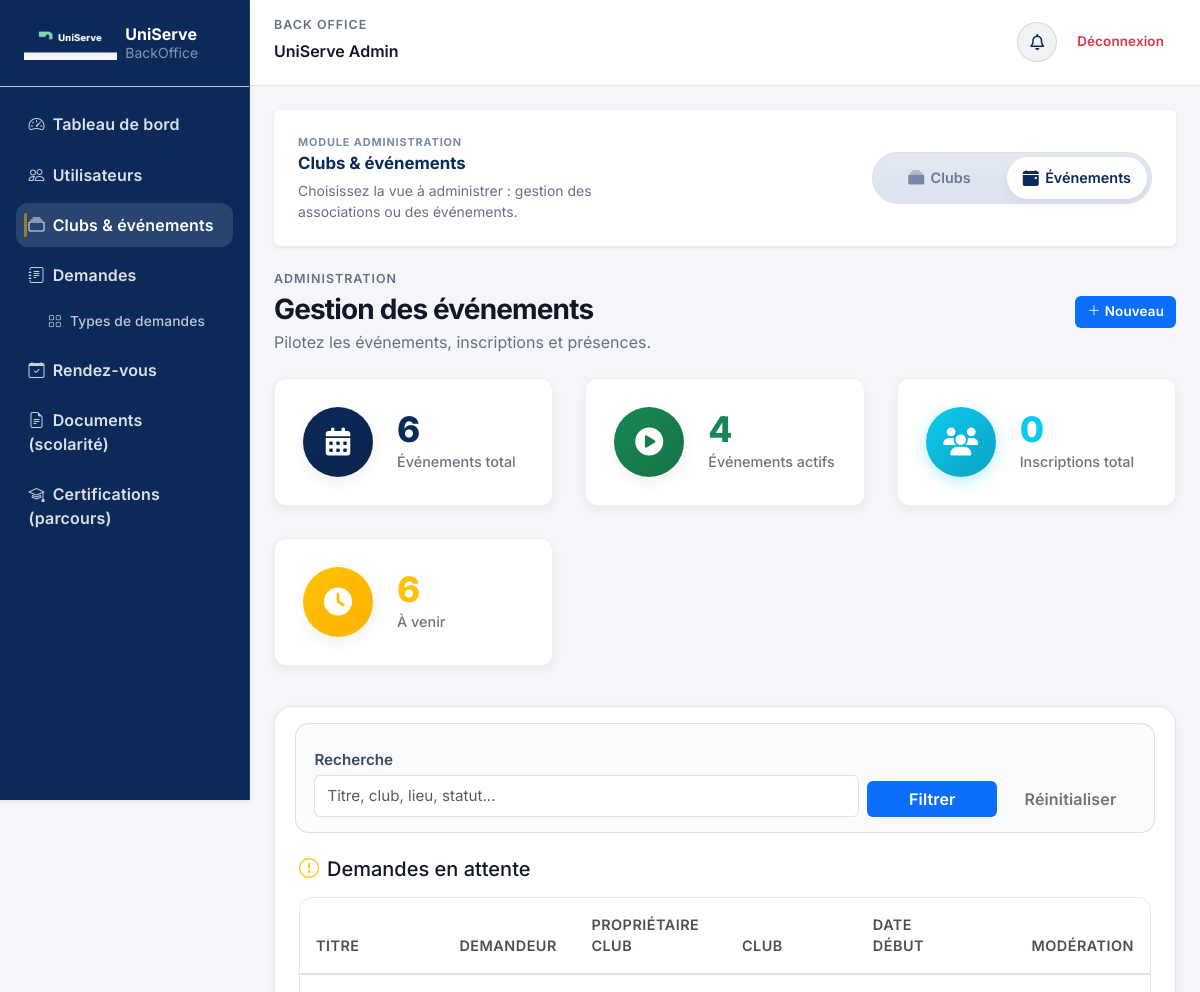
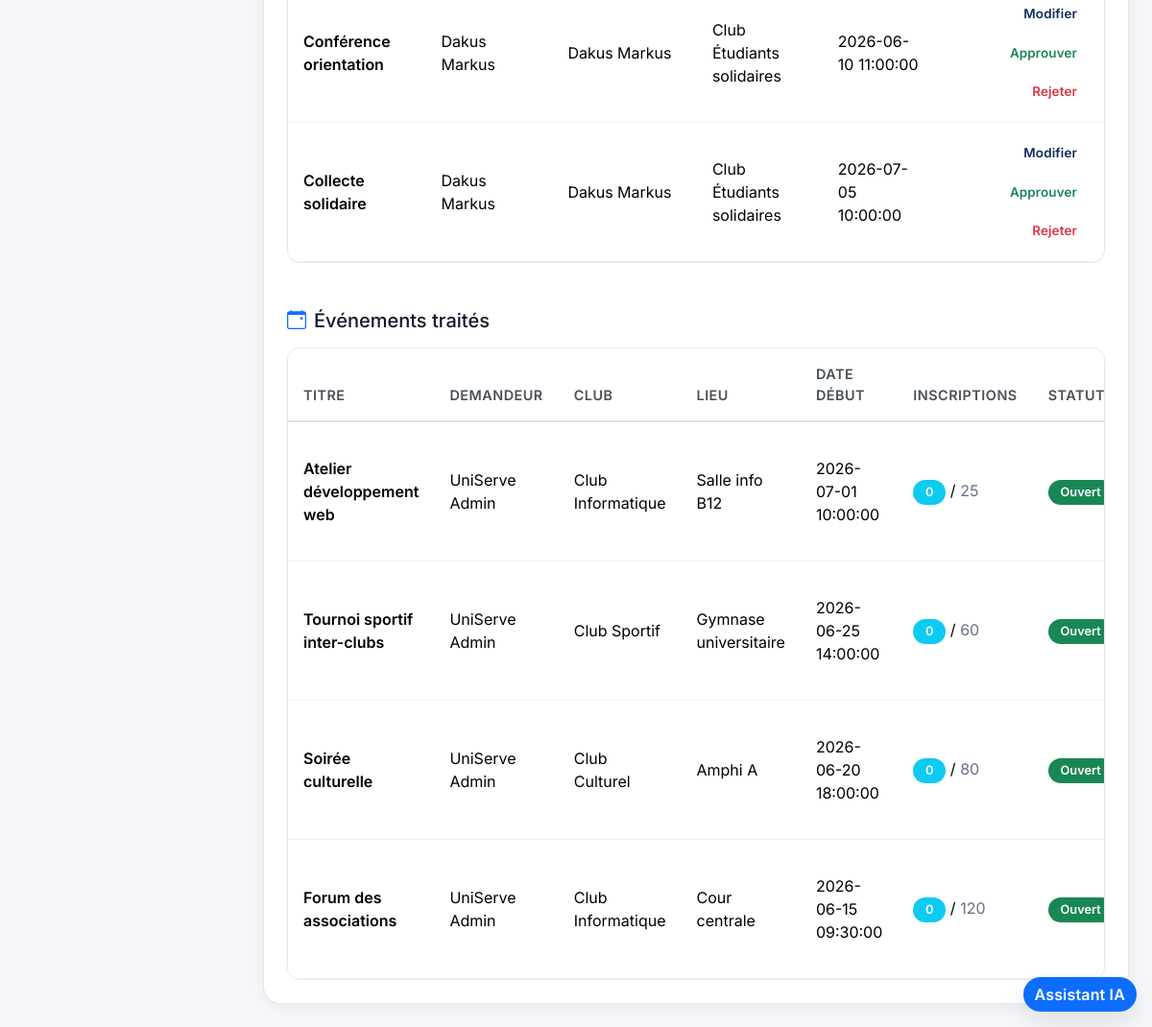
Screenshot of /evenements/manage (signed in) with the database file from the repository (2 pictures, top to bottom).
### tables this page shows
CREATE TABLE `evenements` (
  `id` bigint(20) NOT NULL AUTO_INCREMENT,
  `club_id` bigint(20) DEFAULT NULL,
  `cree_par` bigint(20) NOT NULL,
  `titre` varchar(150) NOT NULL,
  `description` text DEFAULT NULL,
  `lieu` varchar(255) DEFAULT NULL,
  `date_debut` datetime NOT NULL,
  `date_fin` datetime NOT NULL,
  `capacite` int(11) DEFAULT NULL,
  `prix_ticket` decimal(10,2) NOT NULL DEFAULT 0.00 COMMENT 'USD; 0 = free',
  `statut` enum('planifie','ouvert','complet','termine','annule') NOT NULL DEFAULT 'planifie',
  `valide_par` bigint(20) DEFAULT NULL,
  `valide_le` datetime DEFAULT NULL,
  `cree_le` timestamp NOT NULL DEFAULT current_timestamp(),
  PRIMARY KEY (`id`),
  KEY `club_id` (`club_id`),
  KEY `cree_par` (`cree_par`),
  KEY `valide_par` (`valide_par`),
  CONSTRAINT `evenements_ibfk_1` FOREIGN KEY (`club_id`) REFERENCES `clubs` (`id`),
  CONSTRAINT `evenements_ibfk_2` FOREIGN KEY (`cree_par`) REFERENCES `utilisateurs` (`id`),
  CONSTRAINT `evenements_ibfk_3` FOREIGN KEY (`valide_par`) REFERENCES `utilisateurs` (`id`)
);

CREATE TABLE `clubs` (
  `id` bigint(20) NOT NULL AUTO_INCREMENT,
  `cree_par` bigint(20) NOT NULL,
  `nom` varchar(120) NOT NULL,
  `description` text DEFAULT NULL,
  `email_contact` varchar(255) DEFAULT NULL,
  `actif` tinyint(1) NOT NULL DEFAULT 1,
  `statut_validation` enum('en_attente','approuve','rejete') NOT NULL DEFAULT 'en_attente',
  PRIMARY KEY (`id`),
  UNIQUE KEY `nom` (`nom`),
  KEY `cree_par` (`cree_par`),
  CONSTRAINT `clubs_ibfk_cree_par` FOREIGN KEY (`cree_par`) REFERENCES `utilisateurs` (`id`)
);

### View/backoffice/evenements/index.php (the view, shortened to what the rows shown need)
<?php
require_once __DIR__ . '/../../shared/helpers.php';
$events = $events ?? [];
$pendingEvents = $pendingEvents ?? [];
$stats = $stats ?? [];
$statusClass = static function (string $status): string {
    return match ($status) {
        'planifie' => 'secondary',
        'ouvert' => 'success',
        'complet' => 'warning',
        'termine' => 'dark',
        'annule' => 'danger',
        default => 'secondary',
    };
};
?>
<div class="d-flex align-items-center justify-content-between flex-wrap gap-3 us-page-header mb-4">
    <div>
        <h1 class="h3 mb-1"><?= htmlspecialchars((string) ($title ?? 'Gestion des événements'), ENT_QUOTES, 'UTF-8') ?></h1>
    </div>
</div>
<?php if (!empty($stats)): ?>
    <?php
    $statCards = [
        [
            'title' => 'Événements total',
            'value' => $stats['total'] ?? 0,
            'color' => 'primary',
            'icon' => 'fa-solid fa-calendar-days',
        ],
        [
            'title' => 'Événements actifs',
            'value' => $stats['active'] ?? 0,
            'color' => 'success',
            'icon' => 'fa-solid fa-circle-play',
        ],
        [
            'title' => 'Inscriptions total',
            'value' => $stats['total_registrations'] ?? 0,
            'color' => 'info',
            'icon' => 'fa-solid fa-users',
        ],
        [
            'title' => 'À venir',
            'value' => $stats['upcoming'] ?? 0,
            'color' => 'warning',
            'icon' => 'fa-solid fa-clock',
        ],
    ];
    echo renderStatGrid($statCards);
    ?>
<?php endif; ?>
<div class="us-section-card">
    <div class="card-body p-3 p-md-4">
        <div class="mb-5">
            <div class="table-responsive us-table-wrap">
                <table class="table table-hover align-middle mb-0">
                    <thead>
                        <tr>
                            <th>Titre</th>
                            <th>Demandeur</th>
                            <th>Propriétaire club</th>
                            <th>Club</th>
                            <th>Date début</th>
                            <th class="text-end">Modération</th>
                        </tr>
                    </thead>
                    <tbody>
                        <?php if (empty($pendingEvents)): ?>
                            <tr>
                                <td colspan="6" class="text-center text-muted py-4">Aucune demande en attente.</td>
                            </tr>
                        <?php else: ?>
                            <?php foreach ($pendingEvents as $event): ?>
                                <?php $eventId = (int) ($event['id'] ?? 0); ?>
                                <tr>
                                    <td class="fw-semibold"><?= htmlspecialchars((string) ($event['titre'] ?? ''), ENT_QUOTES, 'UTF-8') ?></td>
                                    <td><?= htmlspecialchars((string) ($event['createur_nom'] ?? '-'), ENT_QUOTES, 'UTF-8') ?></td>
                                    <td><?= htmlspecialchars((string) ($event['owner_nom'] ?? '-'), ENT_QUOTES, 'UTF-8') ?></td>
                                    <td><?= htmlspecialchars((string) ($event['club_nom'] ?? 'Général'), ENT_QUOTES, 'UTF-8') ?></td>
                                    <td><?= htmlspecialchars((string) ($event['date_debut'] ?? ''), ENT_QUOTES, 'UTF-8') ?></td>
                                    <td class="text-end">
                                        <div class="d-flex gap-2 justify-content-end flex-wrap">
                                            <a class="btn btn-outline-primary btn-sm" href="<?= $this->url('/evenements/editForm/' . $eventId) ?>">Modifier</a>
                                            <form method="post" action="<?= $this->url('/evenements/approveEvent/' . $eventId) ?>" class="d-inline">
                                                <button class="btn btn-outline-success btn-sm" type="submit">Approuver</button>
                                            </form>
                                            <form method="post" action="<?= $this->url('/evenements/rejectEvent/' . $eventId) ?>" class="d-inline">
                                                <button class="btn btn-outline-danger btn-sm" type="submit">Rejeter</button>
                                            </form>
                                        </div>
                                    </td>
                                </tr>
                            <?php endforeach; ?>
                        <?php endif; ?>
                    </tbody>
                </table>
            </div>
        </div>
        <div>
            <div class="table-responsive us-table-wrap">
                <table class="table table-hover align-middle mb-0">
                    <thead>
                        <tr>
                            <th>Titre</th>
                            <th>Demandeur</th>
                            <th>Club</th>
                            <th>Lieu</th>
                            <th>Date début</th>
                            <th>Inscriptions</th>
                            <th>Statut</th>
                        </tr>
                    </thead>
                    <tbody>
                        <?php if (empty($events)): ?>
                            <tr>
                                <td colspan="8" class="text-center text-muted py-4">Aucun événement trouvé.</td>
                            </tr>
                        <?php else: ?>
                            <?php foreach ($events as $event): ?>
                                <?php
                                $status = (string) ($event['statut'] ?? 'planifie');
                                $registrations = (int) ($event['inscriptions_count'] ?? 0);
                                $capacite = isset($event['capacite']) ? (int) $event['capacite'] : 0;
                                ?>
                                <tr>
                                    <td class="fw-semibold"><?= htmlspecialchars((string) ($event['titre'] ?? ''), ENT_QUOTES, 'UTF-8') ?></td>
                                    <td><?= htmlspecialchars((string) ($event['createur_nom'] ?? '-'), ENT_QUOTES, 'UTF-8') ?></td>
                                    <td><?= htmlspecialchars((string) ($event['club_nom'] ?? 'Général'), ENT_QUOTES, 'UTF-8') ?></td>
                                    <td><?= htmlspecialchars((string) ($event['lieu'] ?? 'À définir'), ENT_QUOTES, 'UTF-8') ?></td>
                                    <td><?= htmlspecialchars((string) ($event['date_debut'] ?? ''), ENT_QUOTES, 'UTF-8') ?></td>
                                    <td>
                                        <span class="badge bg-info"><?= $registrations ?></span>
                                        <?php if ($capacite > 0): ?>
                                            / <span class="text-muted"><?= $capacite ?></span>
                                        <?php endif; ?>
                                    </td>
                                    <td><span class="badge bg-<?= $statusClass($status) ?>"><?= htmlspecialchars(ucfirst($status), ENT_QUOTES, 'UTF-8') ?></span></td>
                                </tr>
                            <?php endforeach; ?>
                        <?php endif; ?>
                </tbody>
            </table>
        </div>
    </div>
</div>

### View/shared/helpers.php (shortened to what the rows shown need)
<?php
function renderStatCard(string $title, int|string $value, string $color = 'primary', string $icon = '', string $href = ''): string
{
    $classes = "stat-card stat-card-{$color}";
    $clickable = $href !== '' ? " stat-card-clickable" : '';
    $href_attr = $href !== '' ? " href=\"{$href}\"" : '';
    $tag = $href !== '' ? 'a' : 'div';
    $icon_html = '';
    if ($icon !== '') {
        $icon_html = "<div class=\"stat-card-icon-circle\"><i class=\"{$icon}\"></i></div>";
    } else {
        $icon_html = "<div class=\"stat-card-icon-circle\"><i class=\"fa-solid fa-chart-simple\"></i></div>";
    }
    return <<<HTML
    <{$tag} class="{$classes}{$clickable}"{$href_attr}>
        {$icon_html}
        <div class="stat-card-content">
            <div class="stat-card-value">{$value}</div>
            <div class="stat-card-title">{$title}</div>
        </div>
    </{$tag}>
HTML;
}
function renderStatGrid(array $stats): string
{
    $cards = array_map(static function (array $stat): string {
        return renderStatCard(
            $stat['title'] ?? '',
            $stat['value'] ?? 0,
            $stat['color'] ?? 'primary',
            $stat['icon'] ?? '',
            $stat['href'] ?? ''
        );
    }, $stats);
    $cardsHtml = implode("\n", $cards);
    return <<<HTML
    <div class="stat-grid">
        {$cardsHtml}
    </div>
HTML;
}

### rows the page displays
evenements: id "6 4 6", titre "Collecte solidaire", createur_nom "Dakus Markus", owner_nom "Dakus Markus", club.nom "Club Étudiants solidaires", date_debut "2026-07-05 10:00:00"
evenements: titre "Conférence orientation", createur_nom "Dakus Markus", owner_nom "Dakus Markus", club.nom "Club Étudiants solidaires", date_debut "2026-06-10 11:00:00"
evenements: titre "Atelier développement web", createur_nom "UniServe Admin", club.nom "Club Informatique", lieu "Salle info B12", date_debut "2026-07-01 10:00:00", registrations "0", capacite "25", statut "Ouvert"
evenements: titre "Tournoi sportif inter-clubs", createur_nom "UniServe Admin", club.nom "Club Sportif", lieu "Gymnase universitaire", date_debut "2026-06-25 14:00:00", registrations "0", capacite "60", statut "Ouvert"
evenements: titre "Soirée culturelle", createur_nom "UniServe Admin", club.nom "Club Culturel", lieu "Amphi A", date_debut "2026-06-20 18:00:00", registrations "0", capacite "80", statut "Ouvert"
evenements: titre "Forum des associations", createur_nom "UniServe Admin", club.nom "Club Informatique", lieu "Cour centrale", date_debut "2026-06-15 09:30:00", registrations "0", capacite "120", statut "Ouvert"

### other values shown
$_SESSION['user']['prenom'] "UniServe"
$_SESSION['user']['nom'] "Admin"
$title "Gestion des événements"
$title "Événements total Événements actifs Inscriptions total À venir"
$value "0"
